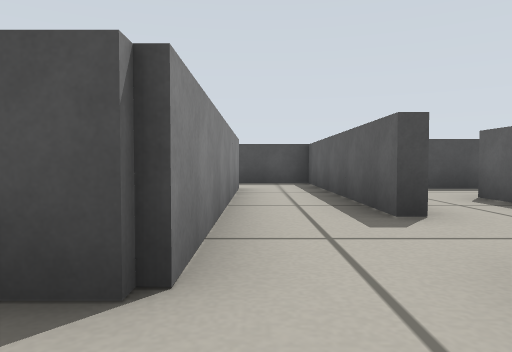
view 1 (above)

16 first-person views from a walk through a Gazebo world. The camera is 0.26 m above the floor, tilts 2° down and sees 70° across. Floor lines are 1 m apart. The floor is counted in squares, 0.5 m on a side. Each view is taken from the middle of a square. On the plan, view 1 faces up. The plan holds only what a view shows up to about 9 squares ahead; the rest is blank.

view 2
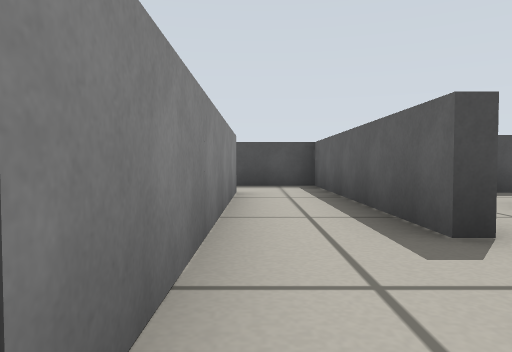

view 3
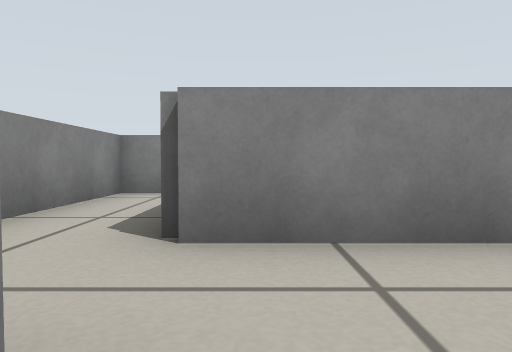

view 4
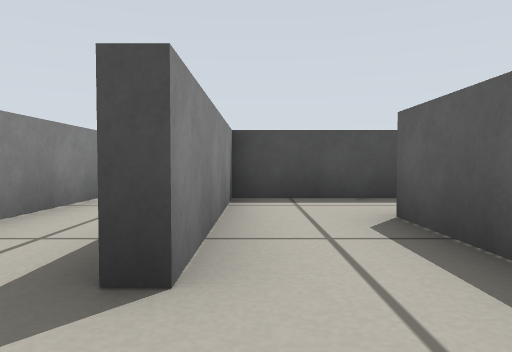

view 5
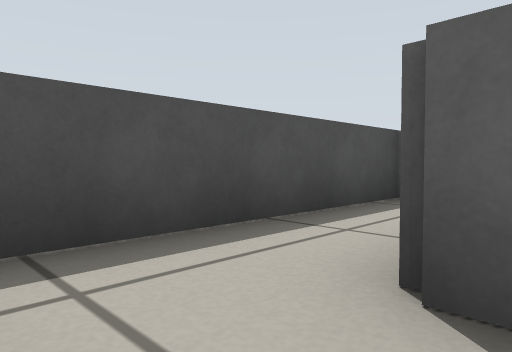

view 6
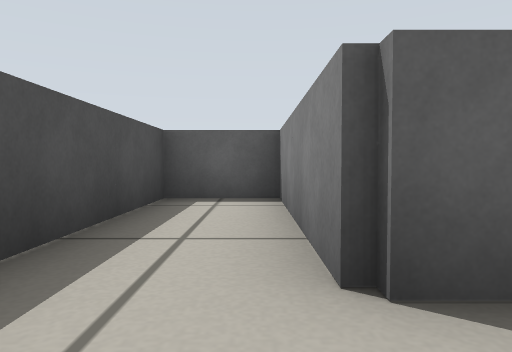

view 7
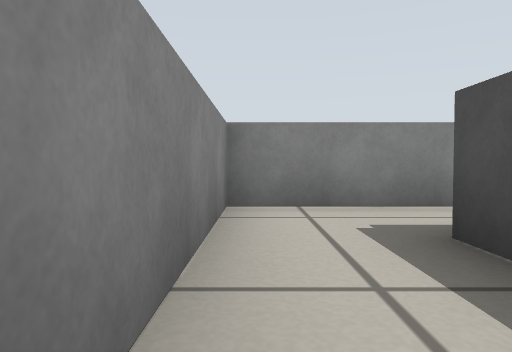

view 8
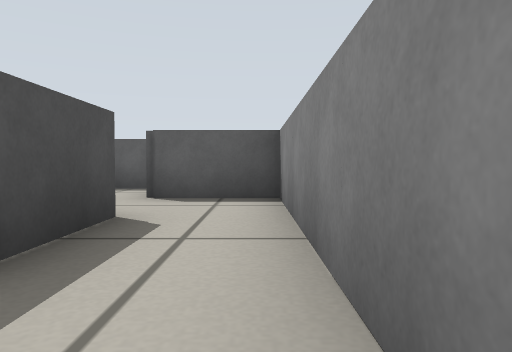

view 9
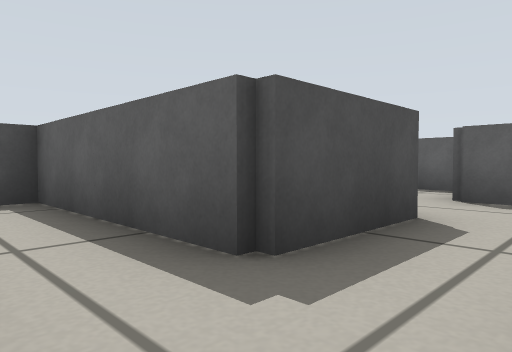

view 10
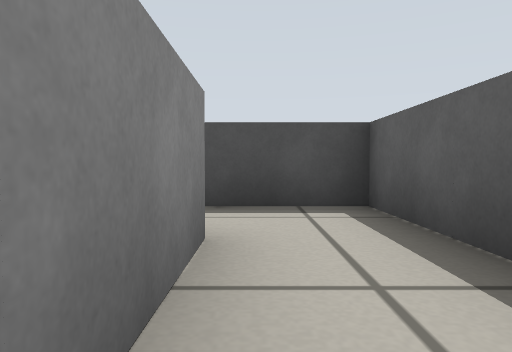

view 11
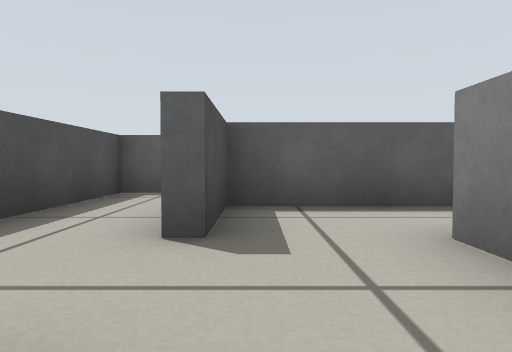

view 12
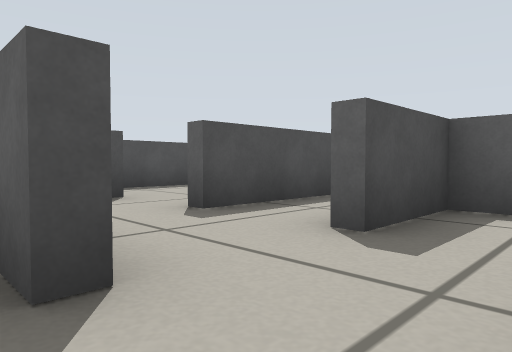

view 13
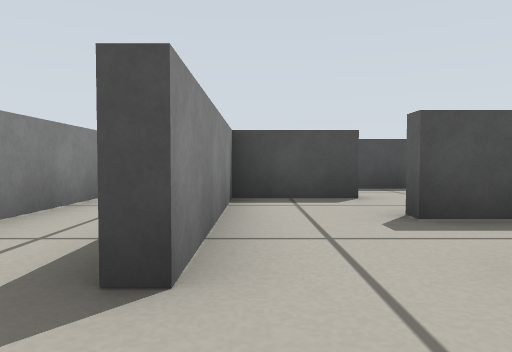

view 14
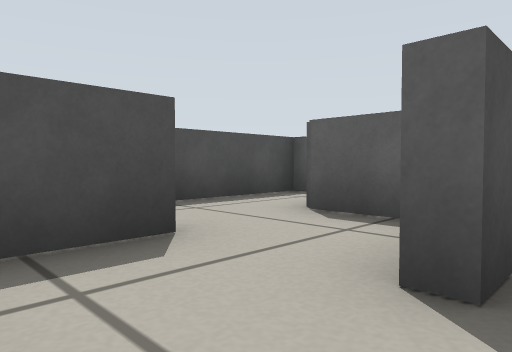

view 15
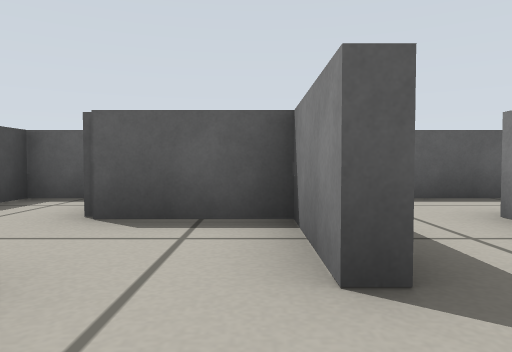

view 16
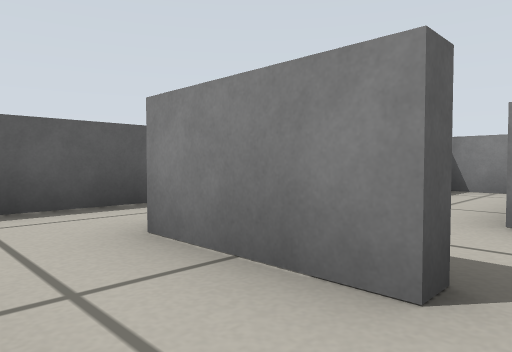

### Floor plan
Ten units are one square. View 1 is at (0, 0); x grows to the right and y downward. Boxes are objects, and circles mark ways between rooms. Rooms are numbered by the first view taken in them; rooms with no view inside come last. Other rooms are left out.
<svg viewBox="-68 -123 146 131">
<path fill="none" stroke="#000" d="M-25 -13 -25 -35M-43 -24 -43 3 14 3 14 -18M-3 -13 -28 -13M17 -54 17 -35M34 -21 34 -56M34 -56 73 -56 73 -73 17 -73 17 -54M17 -35 14 -35 14 -93 -6 -93M-3 -76 -3 -13M-43 -73 -46 -73 -46 -81M-63 -115 -63 -92M-25 -73 -25 -76 -3 -76M-31 -56 -23 -56M-6 -93 -25 -93 -25 -96 -6 -96 -6 -118M-24 -113 -43 -113 -43 -73M-6 -46 -6 -73 -25 -73M-18 -16 -8 -16"/>
<circle cx="0" cy="-10" r="3" fill="#2a7"/>
<circle cx="20" cy="-45" r="3" fill="#2a7"/>
<circle cx="10" cy="-25" r="3" fill="#2a7"/>
<circle cx="-15" cy="-80" r="3" fill="#2a7"/>
<circle cx="-50" cy="-70" r="3" fill="#2a7"/>
<circle cx="-30" cy="-60" r="3" fill="#2a7"/>
<text x="-30" y="-10">1</text>
<text x="20" y="-40">2</text>
<text x="40" y="-60">3</text>
<text x="0" y="-40">4</text>
<text x="-60" y="-90">5</text>
<text x="-30" y="-80">6</text>
<text x="-20" y="-50">7</text>
</svg>
Room 1 opens to room 4. Room 2 opens to room 3. Room 2 opens to room 4. Room 4 opens to room 6. Room 5 opens to room 6. Room 6 opens to room 7.

Where each view was taken, in squares from view 1:
view 1: 0 up, 0 right, facing up
view 2: 1 up, 0 right, facing up
view 3: 2 up, 2 right, facing left
view 4: 2 up, 2 right, facing up
view 5: 5 up, 2 right, facing up-right
view 6: 6 up, 2 right, facing right
view 7: 0 up, 0 right, facing left
view 8: 0 up, 4 left, facing right
view 9: 0 up, 4 left, facing up-right
view 10: 5 up, 0 right, facing up
view 11: 7 up, 5 left, facing right
view 12: 6 up, 5 left, facing up-right
view 13: 6 up, 4 left, facing up
view 14: 9 up, 4 left, facing up-right
view 15: 10 up, 4 left, facing right
view 16: 9 up, 3 left, facing down-right
